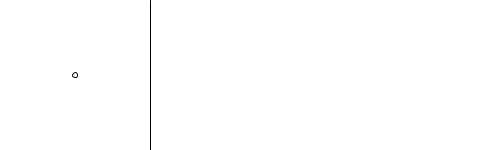
Frame 1 (no input)
Frame 60 (the mouse pressed at the canvas centre just before this capture): identical to frame 1, image omitted
Frame 120 (the mouse held since frame 60 and released just before this capture): identical to frame 1, image omitted

The Processing sketch that drew this single still picture (run headless with seeded random() and noise(); from frame 60 on, the mouse is pressed at the canvas centre):

// Processing sketch: wave_polygons
// ── wave_polygons.pde
// If you press button 'd' you can draw shape.
// Click your mouse to make new point of polygons.
// If you finish to draw, press button 'd' one more.

int n=0;
float temp;
PVector dot;
PVector center = new PVector(75,75);
Line mainLine;
float angle=0;
float w=0.01;
ArrayList<PVector> dotsCycle = new ArrayList<PVector>();
ArrayList<PVector> dots = new ArrayList<PVector>();
ArrayList<Line> lines = new ArrayList<Line>();
float step=0;
PVector tempDot=new PVector();
PVector tempDot2=new PVector();
boolean clear=false;
boolean draw=false;

void setup(){
  size(500,150);
  rectMode(CENTER);
}

void draw(){
  
  background(255);
  line(150,0,150,150);
  
  if(step>=100*PI || clear){
    background(255);
    step=0;
    angle=0;
    dotsCycle.clear();
    clear=false;
  }
  
  if(draw){
    for(int i=0; i<dots.size(); i++){
      ellipse(dots.get(i).x,dots.get(i).y,5,5);
    }
  }
  
  if(dots.size()>0 && !draw){
    beginShape();
    for(int i=0; i<dots.size(); i++){
      vertex(dots.get(i).x,dots.get(i).y);
    }
    vertex(dots.get(0).x,dots.get(0).y);
    endShape();
    
    if(lines.size()==0){
      for(int i=0; i<dots.size()-1; i++){
        lines.add(new Line(dots.get(i),dots.get(i+1)));
      }
      lines.add(new Line(dots.get(dots.size()-1),dots.get(0)));
    }
    
    mainLine=new Line(center, new PVector(200*cos(angle)+75,200*sin(angle)+75));
    tempDot=new PVector(1000,1000);
    for(int i=0; i<lines.size(); i++){
      if(intersection(mainLine,lines.get(i))){
        temp=(mainLine.b-lines.get(i).b)/(lines.get(i).a-mainLine.a);
        tempDot2=new PVector(temp,temp*mainLine.a+mainLine.b);
        if(center.dist(tempDot)>center.dist(tempDot2))
          tempDot=tempDot2.copy();
      }
    }
    mainLine=new Line(center,tempDot);
    mainLine.display();
    rect(tempDot.x,tempDot.y,5,5);
    
    line(tempDot.x,tempDot.y,150+step,tempDot.y);
    rect(150+step,tempDot.y,5,5);
    dotsCycle.add(new PVector(150+step,tempDot.y));
  
    for(int i=0; i<dotsCycle.size()-1; i++){
      line(dotsCycle.get(i).x,dotsCycle.get(i).y,dotsCycle.get(i+1).x,dotsCycle.get(i+1).y);
    }
    
    step+=0.5;
    angle-=w;
  }
  
  if(angle<=0)
    angle+=2*PI;
  ellipse(75,75,5,5);
}

void keyPressed(){
  if(key==' '){
      clear=true;
      println("space");
      dots.clear();
      lines.clear();
   }
   else if(key=='d'){
     draw=!draw;
     println("d");
   }
}

void mousePressed(){
  if(draw){
    dot=new PVector(mouseX,mouseY);
    dots.add(dot);
  }
}
// ── Line.pde
class Line{
  float a,b;
  PVector dot1, dot2;
  
  Line(){
  }
  
  Line(PVector m, PVector n){
    a=(m.y-n.y)/(m.x-n.x);
    b=m.y-a*m.x;
    dot1=m.copy();
    dot2=n.copy();
  }
  
  void display(){
    line(dot1.x,dot1.y,dot2.x,dot2.y);
  }
}

int direction(PVector A, PVector B, PVector C){
  float dxAB, dxAC, dyAB, dyAC;
  int dir=0;
  dxAB=B.x-A.x;
  dyAB=B.y-A.y;
  dxAC=C.x-A.x;
  dyAC=C.y-A.y;
  if(dxAB*dyAC<dyAB*dxAC) dir=1;
  if(dxAB*dyAC>dyAB*dxAC) dir=-1;
   if(dxAB*dyAC==dyAB*dxAC){
     if(dxAB==0 && dyAB==0) dir=0;
     else if((dxAB*dxAC<0)||(dyAB*dyAC<0)) dir=-1;
     else if(dxAB*dxAB+dyAB*dyAB>=dxAC*dxAC+dyAC*dyAC) dir=0;
     else dir=1;
   }
   return dir;
}

boolean intersection(Line AB, Line CD){
  boolean LineCrossing=false;
  if((direction(AB.dot1, AB.dot2, CD.dot1)*direction(AB.dot1, AB.dot2, CD.dot2)<=0) && (direction(CD.dot1, CD.dot2, AB.dot1)*direction(CD.dot1, CD.dot2, AB.dot2)<=0))
    LineCrossing=true;
   else
     LineCrossing=false;
   return LineCrossing;
}
